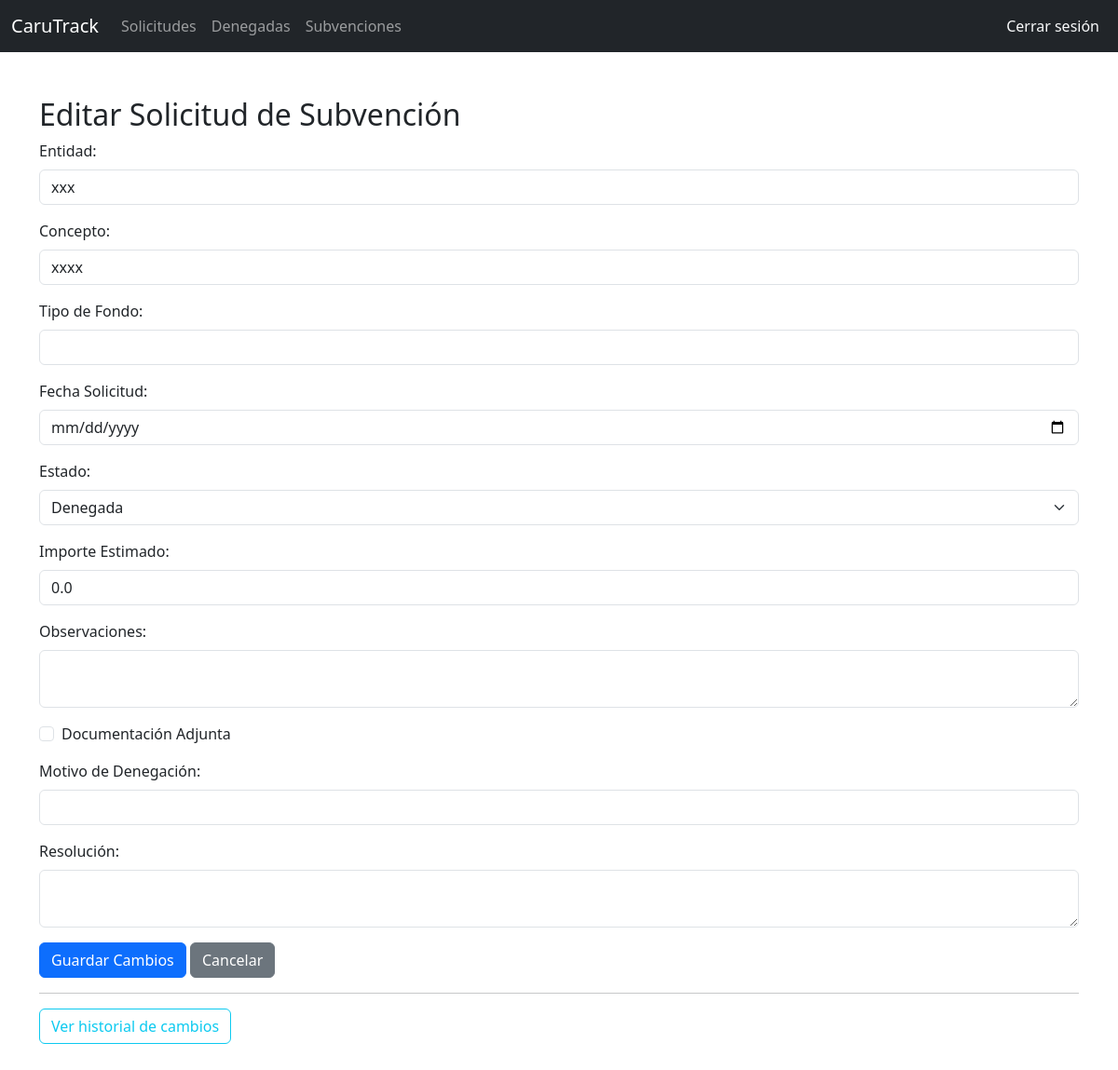
The page /solicitudes/editar/2 (signed in) on the database its author committed.
### app/models.py (models this page shows, shortened)
class SolicitudSubvencion(db.Model):
    id = db.Column(db.Integer, primary_key=True)
    entidad = db.Column(db.String(150), nullable=False)
    concepto = db.Column(db.String(250), nullable=False)
    tipo_fondo = db.Column(db.String(100))
    fecha_solicitud = db.Column(db.Date)
    estado = db.Column(db.String(50), nullable=False, default='No solicitada')
    observaciones = db.Column(db.Text)
    importe_estimado = db.Column(db.Float)
    documentacion_adjunta = db.Column(db.Boolean, default=False)
    bloqueada = db.Column(db.Boolean, default=False)  # Nueva lógica de bloqueo

### app/routes.py (the view, shortened to what this page needs)
@main.route('/solicitudes/editar/<int:id>', methods=['GET', 'POST'])
@login_required
@rol_requerido('gestor')
def editar_solicitud(id):
    solicitud = SolicitudSubvencion.query.get_or_404(id)
    if solicitud.bloqueada:
        return render_template('editar_solicitud.html', solicitud=solicitud, estados=[], bloqueada=True)
    estados = ['No solicitada', 'En preparación', 'Presentada', 'Resolución parcial', 'Concedida', 'Denegada']
    campos_originales = solicitud.__dict__.copy()
    return render_template('editar_solicitud.html', solicitud=solicitud, estados=estados, bloqueada=False)

### app/__init__.py (called while the page is built)
def create_app():
    app = Flask(__name__)
    app.config.from_object('config.Config')
    db.init_app(app)
    migrate.init_app(app, db)
    bcrypt.init_app(app)
    login_manager.init_app(app)
    from .routes import main
    app.register_blueprint(main)
    @login_manager.user_loader
    def load_user(user_id):
        return Usuario.query.get(int(user_id))
    return app

### app/routes.py (called while the page is built)
def rol_requerido(*roles):
    def decorador(f):
        @wraps(f)
        def decorado(*args, **kwargs):
            if current_user.rol not in roles:
                abort(403)
            return f(*args, **kwargs)
        return decorado
    return decorador

### app/templates/editar_solicitud.html (shortened to what this page needs)
{% extends 'base.html' %}
{% block content %}
<h2>Editar Solicitud de Subvención</h2>
<form method="POST">
    <div class="mb-3">
        <label class="form-label">Entidad:</label>
        <input type="text" name="entidad" class="form-control" value="{{ solicitud.entidad }}" {% if bloqueada %}disabled{% endif %}>
    </div>
    <div class="mb-3">
        <label class="form-label">Concepto:</label>
        <input type="text" name="concepto" class="form-control" value="{{ solicitud.concepto }}" {% if bloqueada %}disabled{% endif %}>
    </div>
    <div class="mb-3">
        <label class="form-label">Tipo de Fondo:</label>
        <input type="text" name="tipo_fondo" class="form-control" value="{{ solicitud.tipo_fondo }}" {% if bloqueada %}disabled{% endif %}>
    </div>
    <div class="mb-3">
        <label class="form-label">Fecha Solicitud:</label>
        <input type="date" name="fecha_solicitud" class="form-control" value="{{ solicitud.fecha_solicitud }}" {% if bloqueada %}disabled{% endif %}>
    </div>
    <div class="mb-3">
        <label class="form-label">Estado:</label>
        <select name="estado" class="form-select" {% if bloqueada %}disabled{% endif %}>
            {% for estado_op in estados %}
                <option value="{{ estado_op }}" {% if solicitud.estado == estado_op %}selected{% endif %}>{{ estado_op }}</option>
            {% endfor %}
        </select>
    </div>
    <div class="mb-3">
        <label class="form-label">Importe Estimado:</label>
        <input type="number" step="0.01" name="importe_estimado" class="form-control" value="{{ solicitud.importe_estimado }}" {% if bloqueada %}disabled{% endif %}>
    </div>
    <div class="mb-3">
        <label class="form-label">Observaciones:</label>
        <textarea name="observaciones" class="form-control" {% if bloqueada %}disabled{% endif %}>{{ solicitud.observaciones }}</textarea>
    </div>
    <div class="form-check mb-3">
        <input type="checkbox" name="documentacion_adjunta" class="form-check-input" {% if solicitud.documentacion_adjunta %}checked{% endif %} {% if bloqueada %}disabled{% endif %}>
        <label class="form-check-label">Documentación Adjunta</label>
    </div>
    {% if solicitud.estado == 'Denegada' and not bloqueada %}
    <div class="mb-3">
        <label class="form-label">Motivo de Denegación:</label>
        <input type="text" name="motivo_denegacion" class="form-control">
    </div>
    <div class="mb-3">
        <label class="form-label">Resolución:</label>
        <textarea name="resolucion" class="form-control"></textarea>
    </div>
    {% endif %}
    {% if not bloqueada %}
    <button type="submit" class="btn btn-primary">Guardar Cambios</button>
    {% endif %}
    <a href="{{ url_for('main.listar_solicitudes') }}" class="btn btn-secondary">Cancelar</a>
</form>
<hr>
<a href="{{ url_for('main.ver_historial', id=solicitud.id) }}" class="btn btn-outline-info">Ver historial de cambios</a>
{% endblock %}

### rows shown on the page
SolicitudSubvencion: entidad "xxx", concepto "xxxx", estado "Denegada", importe_estimado "0.0"
